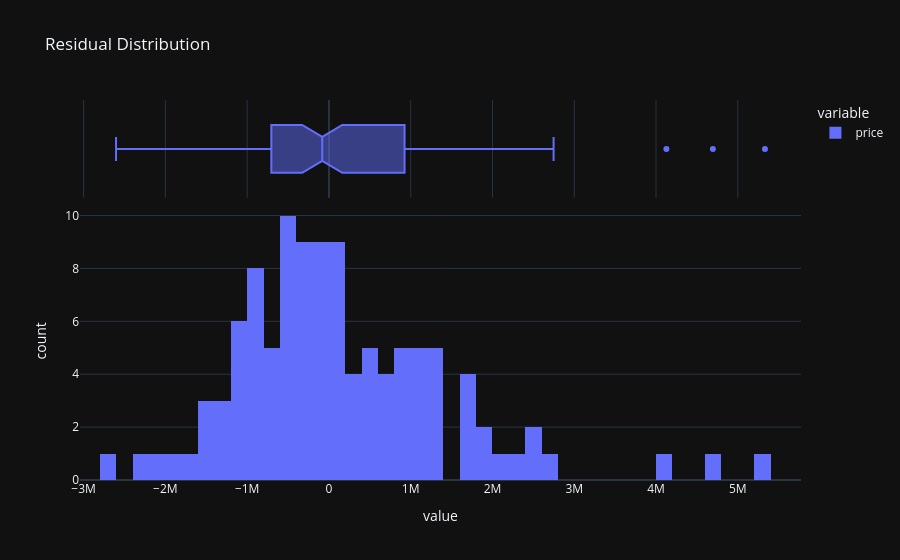

The notebook cell saved with this chart:
### Code cell
fig = px.histogram(
    residuals,
    nbins=40,
    title='Residual Distribution',
    marginal='box'
)

fig.show()
